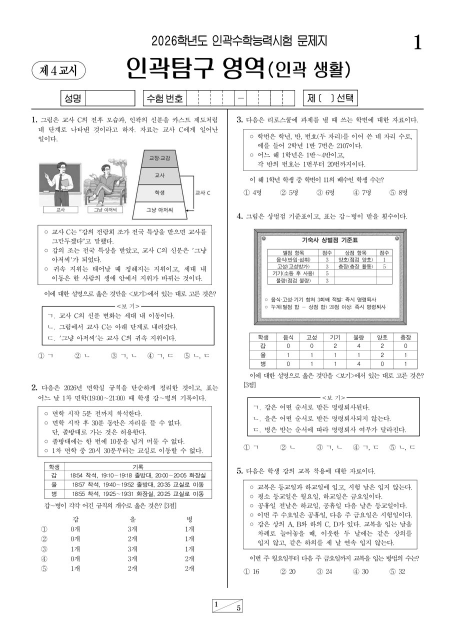
#> input picture img/body4.jpg, 910 x 1285 px (shown at 1/2 size)
$ python find_illust.py ../img
#> lines starting #> are read from the running program, lines starting #| are printed output that depends on the picture; after the words box and inside, x2 and y2 are one past the last pixel; in counts of white or black regions, pixels touching at a corner belong together
"""기출 참고 이미지에서 삽화(인물·장면 그림)가 들어 있을 법한 문항을 골라 썸네일 시트로 만든다.

보조 수단일 뿐이다. 점수가 높아도 지도·사진일 수 있으니 시트를 눈으로 보고 고른다.
  python tools/find_illust.py assets/reference/<폴더> -n 96 -o output/illust_sheets
"""
import argparse, glob, os
from PIL import Image, ImageDraw, ImageFilter
import numpy as np


def score(path):
    """큰 비텍스트 영역 안의 '그림 같은' 정도. 글줄은 가로로 촘촘하고, 선화는 곡선·사선이 많다."""
    im = Image.open(path).convert("L")
    w = 600
    im = im.resize((w, max(1, int(im.height * w / im.width))))
    a = np.asarray(im, dtype=np.float32)
    ink = a < 200
    # 회색 톤(명암) 비율: 선화 삽화는 회색 칠이 조금 있다
    mid = ((a > 90) & (a < 225)).mean()
    # 세로·가로 기울기 비율: 글자는 가로·세로 획, 그림은 사선·곡선이 많다
    gx = np.abs(np.diff(a, axis=1))[:-1, :]
    gy = np.abs(np.diff(a, axis=0))[:, :-1]
    edges = (gx + gy) > 60
    diag = (np.minimum(gx, gy) > 25) & edges
    diag_ratio = diag.sum() / max(1, edges.sum())
    # 큰 덩어리: 60×60 칸 중 잉크가 있으면서 글줄 패턴(행별 잉크 띠)이 약한 칸
    blocks = 0
    for y in range(0, a.shape[0] - 60, 30):
        for x in range(0, a.shape[1] - 60, 30):
            b = ink[y:y + 60, x:x + 60]
            if 0.04 < b.mean() < 0.5:
                rows = b.mean(axis=1)
                if (rows > 0.02).mean() > 0.8:  # 거의 모든 행에 잉크 → 글줄 사이 여백이 없음 → 그림
                    blocks += 1
    return diag_ratio * 2 + mid * 3 + blocks / 60


def sheet(paths, out, cols=8, tw=300):
    tiles = []
    for p in paths:
        im = Image.open(p).convert("RGB")
        im.thumbnail((tw, tw))
        t = Image.new("RGB", (tw, tw + 18), "white")
        t.paste(im, ((tw - im.width) // 2, 0))
        ImageDraw.Draw(t).text((4, tw + 2), os.path.basename(p)[:-4], fill="black")
        tiles.append(t)
    rows = (len(tiles) + cols - 1) // cols
    s = Image.new("RGB", (cols * tw, rows * (tw + 18)), "white")
    for i, t in enumerate(tiles):
        s.paste(t, ((i % cols) * tw, (i // cols) * (tw + 18)))
    s.save(out, quality=80)


def main():
    ap = argparse.ArgumentParser()
    ap.add_argument("dirs", nargs="+")
    ap.add_argument("-n", type=int, default=96)
    ap.add_argument("-o", "--out", default="output/illust_sheets")
    a = ap.parse_args()
    os.makedirs(a.out, exist_ok=True)
    files = [f for d in a.dirs for f in glob.glob(os.path.join(d, "**", "*.jpg"), recursive=True) if os.path.getsize(f) > 1000]
    scored = sorted(((score(f), f) for f in files), reverse=True)[:a.n]
#> in score, `ink = a < 200`:
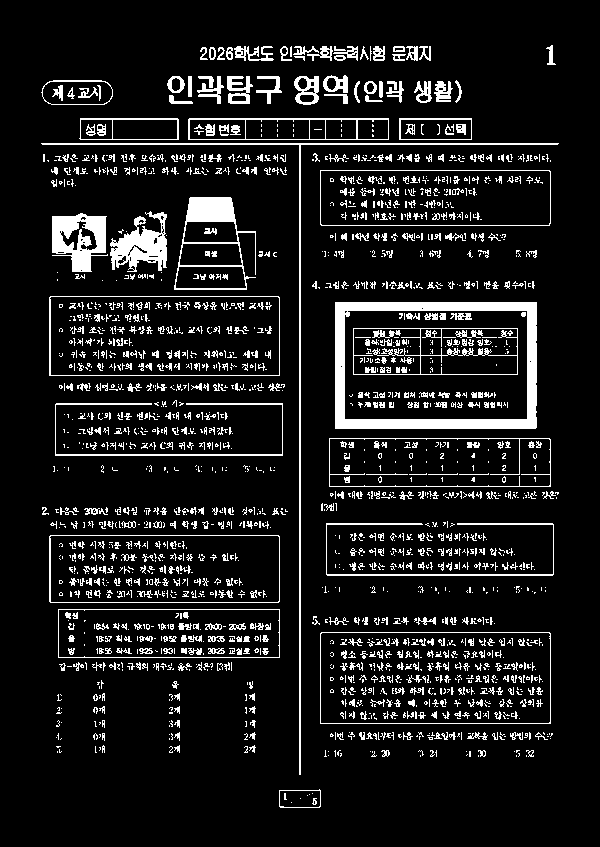
#> ink: shape (847, 600) bool; 10.4% white; 1979 white regions (1395 under 20 px), largest, box (x1, y1, x2, y2) and area: (335, 302, 537, 429) 6002, (41, 143, 559, 775) 2294, (52, 213, 108, 272) 2004
#> in score, `mid = ((a > 90) & (a < 225)).mean()`: mid = 0.135
#> in score, `gx = np.abs(np.diff(a, axis=1))[:-1, :]`:
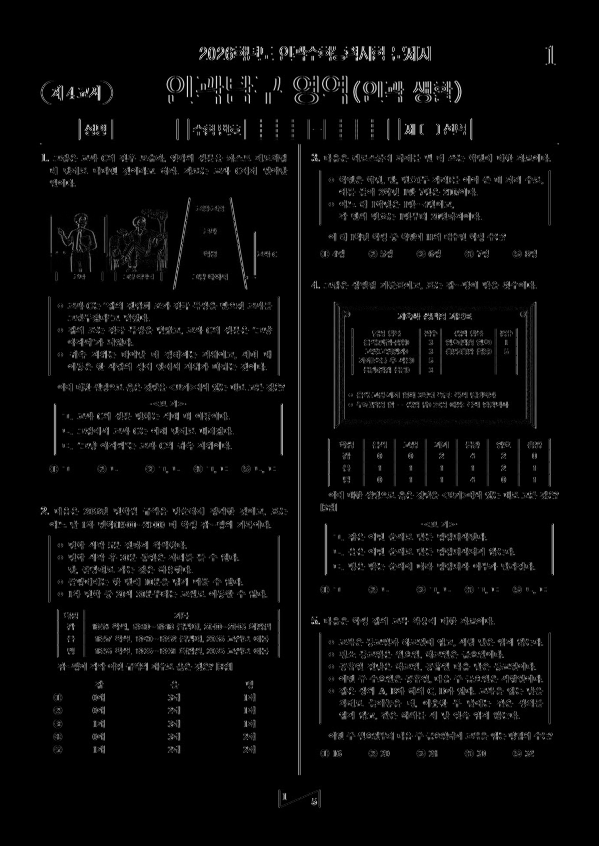
#> gx: shape (846, 599) float32; min 0, max 231, mean 8.1
#> in score, `gy = np.abs(np.diff(a, axis=0))[:, :-1]`:
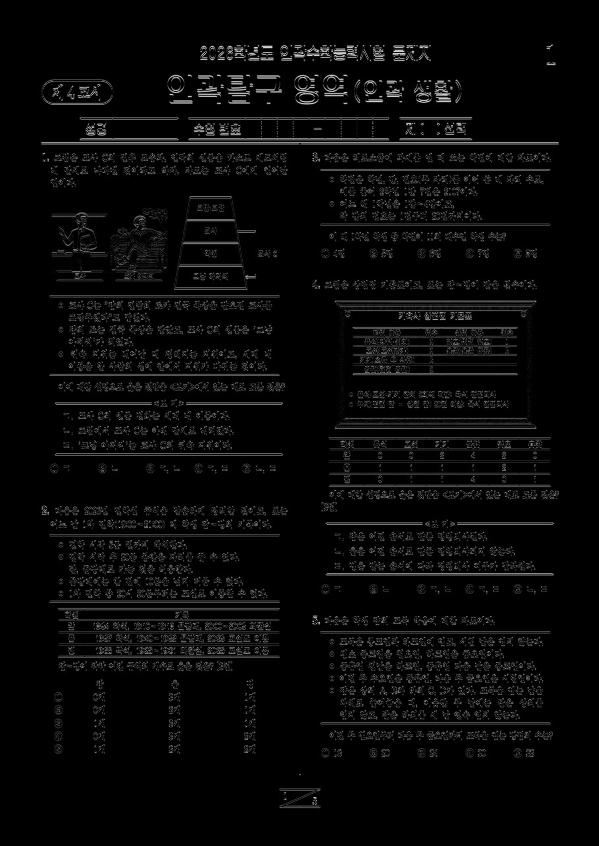
#> gy: shape (846, 599) float32; min 0, max 227, mean 8.6
#> in score, `edges = (gx + gy) > 60`:
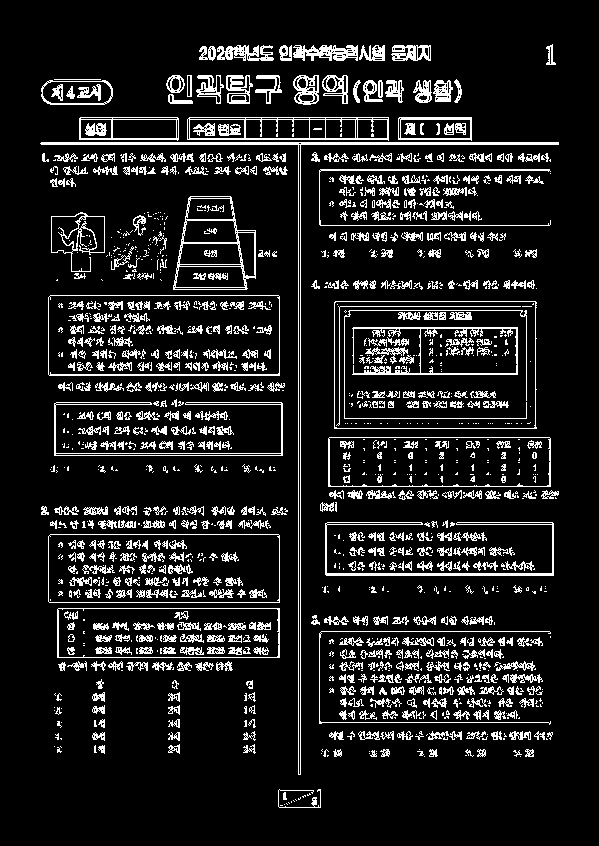
#> edges: shape (846, 599) bool; 11.8% white in thin lines or dots, all inside (x1, y1, x2, y2) = (40, 44, 559, 808)
#> in score, `diag = (np.minimum(gx, gy) > 25) & edges`:
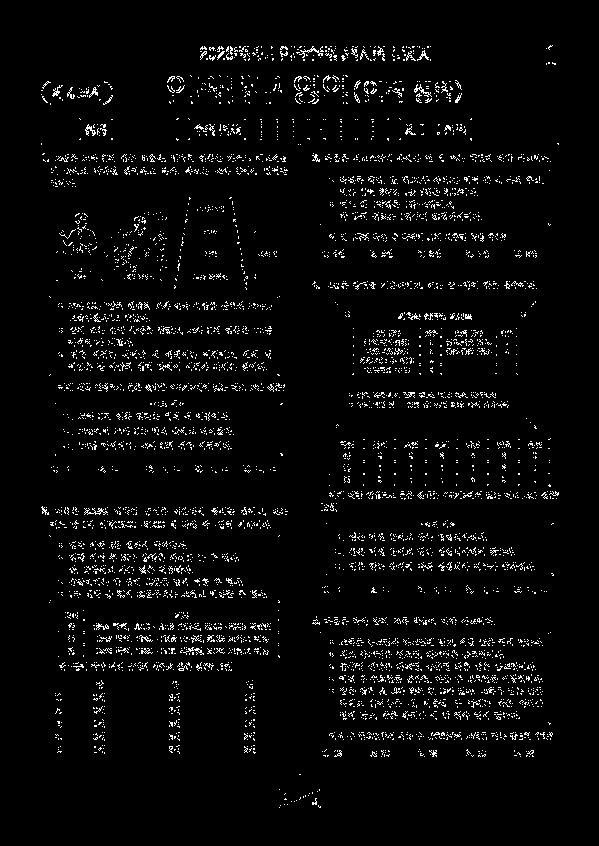
#> diag: shape (846, 599) bool; 3.9% white in thin lines or dots, all inside (x1, y1, x2, y2) = (41, 45, 559, 808)
#> in score, `diag_ratio = diag.sum() / max(1, edges.sum())`: diag_ratio = 0.327
#> after the loop in score, `for y in range(0, a.shape[0] - 60, 30):`: blocks = 59
#> scored = [(2.04, '../img/body4.jpg')]
    with open(os.path.join(a.out, "ranking.txt"), "w", encoding="utf-8") as fh:
        for s, f in scored:
            fh.write("%.3f\t%s\n" % (s, f))
#> this loop made 1 pass
    for i in range(0, len(scored), 32):
        sheet([f for _, f in scored[i:i + 32]], os.path.join(a.out, "sheet_%02d.jpg" % (i // 32)))
#> in sheet, im is the input picture: PIL image 910x1285 RGB; min 0, max 255, mean 241.8
#> in sheet, `t = Image.new("RGB", (tw, tw + 18), "white")`: t: PIL image 300x318 RGB; every value is 255
#> in sheet, `t.paste(im, ((tw - im.width) // 2, 0))`:
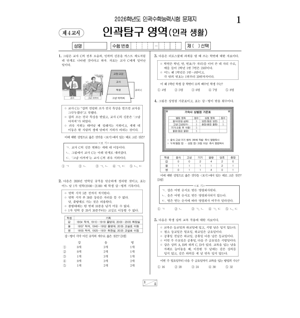
#> t: PIL image 300x318 RGB; min 0, max 255, mean 246.1
#> in sheet, `rows = (len(tiles) + cols - 1) // cols`: rows = 1
#> in sheet, `s = Image.new("RGB", (cols * tw, rows * (tw + 18)), "white")`: s: PIL image 2400x318 RGB; every value is 255
#> the loop in sheet, `for i, t in enumerate(tiles):` made 1 pass
#> after the loop in sheet, `for i, t in enumerate(tiles):`:
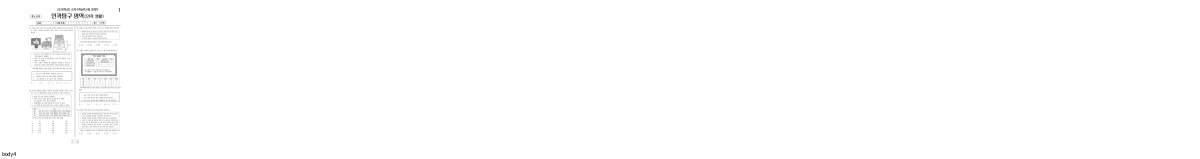
#> s: PIL image 2400x318 RGB (shown at 1/2 size); min 0, max 255, mean 253.9
    print(len(files), "files scored;", len(scored), "in sheets ->", a.out)
#| 1 files scored; 1 in sheets -> output/illust_sheets


if __name__ == "__main__":
    main()
